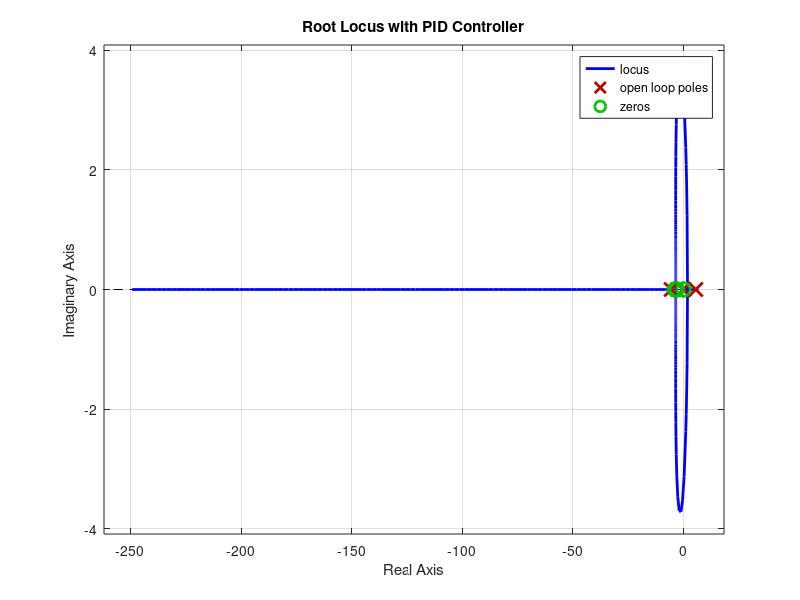

Write the MATLAB code that produced this figure. (Note: this script raises an error after producing the figure.)
% A linearlized model of an inverted pendulum on a cart.
M = 0.5;
m = 0.2;
b = 0.1;
I = 0.006;
g = 9.8;
l = 0.3;
q = (M+m)*(I+m*l^2)-(m*l)^2;
s = tf('s');

P_cart = (((I+m*l^2)/q)*s^2 - (m*g*l/q))/(s^4 + (b*(I + m*l^2))*s^3/q - ((M + m)*m*g*l)*s^2/q - b*m*g*l*s/q);
P_pend = (m*l*s/q)/(s^3 + (b*(I + m*l^2))*s^2/q - ((M + m)*m*g*l)*s/q - b*m*g*l/q);

rlocus(P_pend)
title('Root Locus of Plant (under Proportional Control)')

%%

% Add a PID controller with only 1 gain.

z = [-3 -4];
p = 0;
k = 1;
C = zpk(z,p,k);
rlocus(C*P_pend)
title('Root Locus with PID Controller')

%%
% Run this section to play with the roots.
controlSystemDesigner(C*P_pend)

%%

% Impulse response of our PID controller.
K = 20;
T = feedback(P_pend,K*C);
[response, t] = impulse(T);

% Plot the step response with a thicker line
figure;
plot(t, response, 'LineWidth', 2) % Set the line width to 2

% Customize the axes for larger, serif font
ax = gca;
ax.FontSize = 14;          % Set font size to 14
ax.FontName = 'Times';     % Set font to Times for a serif font
ax.Title.String = 'Impulse Response of Pendulum Angle under PID Control';
ax.Title.FontWeight = 'normal';

% Label the axes
xlabel('Time (seconds)')
ylabel('Amplitude')

%%

% Tuning the PID gains separately.
Kp = 1;
Ki = 1;
Kd = 1;
C = pid(Kp, Ki, Kd);

T = feedback(P_pend,K*C);
[response, t] = impulse(T);

% Plot the step response with a thicker line
figure;
plot(t, response, 'LineWidth', 2) % Set the line width to 2

% Customize the axes for larger, serif font
ax = gca;
ax.FontSize = 14;          % Set font size to 14
ax.FontName = 'Times';     % Set font to Times for a serif font
ax.Title.String = 'Impulse Response of Pendulum Angle under PID Control';
ax.Title.FontWeight = 'normal';

% Label the axes
xlabel('Time (seconds)')
ylabel('Amplitude')